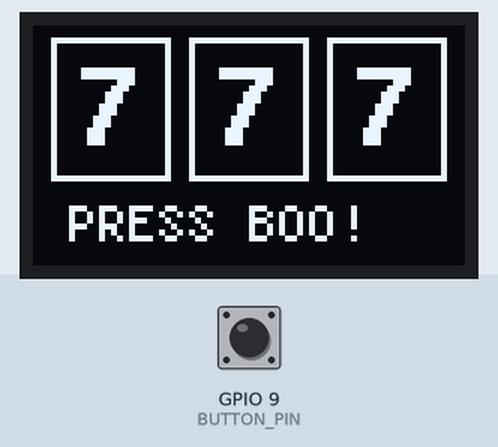
The sketch below on a simulated ESP32-C3. Parts: 72×40 one-colour display. Inputs (shaded band) come from the test bench; at power-on: GPIO 9 (BUTTON_PIN) HIGH. Random numbers use the default seed unless the sketch sets one.

Above: at 1.2 s.
1.3 s: GPIO 9 (BUTTON_PIN) pulled LOW for 0.15 s
At 4.6 s:
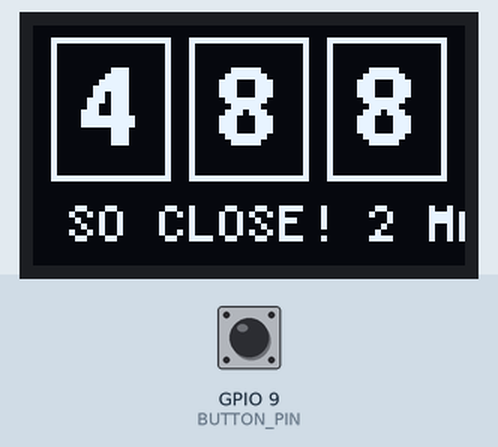
5.0 s: GPIO 9 (BUTTON_PIN) pulled LOW for 1 s
At 8.6 s:
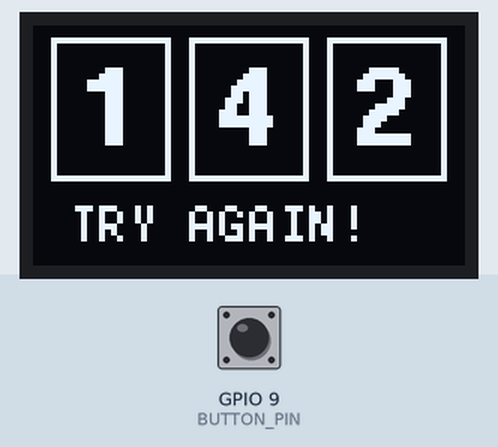
9.3 s: GPIO 9 (BUTTON_PIN) pulled LOW for 0.15 s
At 10.8 s:
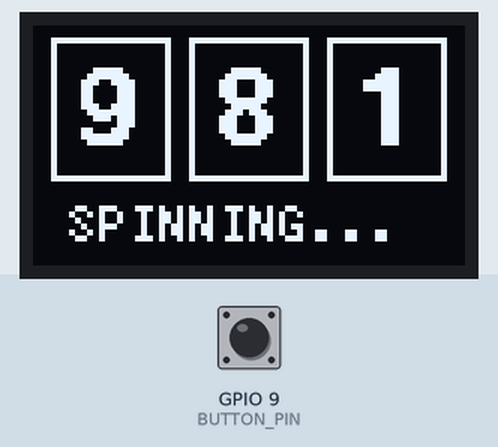
Timing chart, 0 to 12.3 s (numbered marks = the images above; inputs shaded):
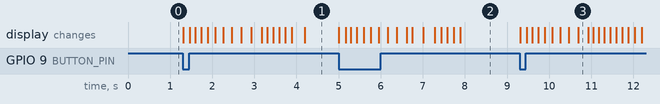

The sketch:

Slot_Machine.ino
```cpp
/*
 * ============================================================================
 * PROJECT: 02 - Mini Slot Machine
 * BOARD:   ESP32-C3 Super Mini (with built-in 72x40 SSD1306 OLED)
 * ============================================================================
 *
 * WHAT THIS PROGRAM DOES:
 * - Simulates a 3-reel casino slot machine with animated spinning.
 * - Press the "BOOT" button to spin the reels.
 * - Each reel stops one by one with authentic staggered deceleration.
 * - Detects matches: Jackpots (3-of-a-kind) trigger a flashing victory screen!
 *
 * HARDWARE CONNECTIONS (Pre-wired on board):
 * - Screen I2C Clock (SCL) -> GPIO 6
 * - Screen I2C Data (SDA)  -> GPIO 5
 * - Onboard BOOT Button    -> GPIO 9
 *
 * HOW TO FLASH:
 * 1. Select Board: "ESP32C3 Dev Module"
 * 2. Select your Port.
 * 3. Make sure "USB CDC On Boot" is set to "Enabled".
 * 4. Click the "Upload" arrow button in the Arduino IDE.
 * ============================================================================
 */

#include <Arduino.h>
#include <U8g2lib.h>
#include <Wire.h>

// Initialize 72x40 SSD1306: SCL = 6, SDA = 5
U8G2_SSD1306_72X40_ER_F_HW_I2C u8g2(U8G2_R0, /* reset=*/ U8X8_PIN_NONE, /* clock=*/ 6, /* data=*/ 5);

const int BUTTON_PIN = 9; // Onboard BOOT button

int reels[3] = {7, 7, 7}; // Default starting numbers

// Helper: draws the 3 reel boxes, numbers, and status text on screen
void drawReels(int r1, int r2, int r3, const char* footerMsg = "") {
  u8g2.clearBuffer();

  // Draw 3 boxes side-by-side (20px wide, 24px high)
  // Horizontal start positions: Reel 1 = 3, Reel 2 = 26, Reel 3 = 49
  int xPos[3] = {3, 26, 49};
  int vals[3] = {r1, r2, r3};

  u8g2.setFont(u8g2_font_helvB14_tr); // Large bold font for reel digits

  for (int i = 0; i < 3; i++) {
    // Draw reel border
    u8g2.drawFrame(xPos[i], 2, 20, 24);

    // Center the number inside the 20x24 box
    u8g2.setCursor(xPos[i] + 5, 20);
    u8g2.print(vals[i]);
  }

  // Draw bottom status message
  u8g2.setFont(u8g2_font_5x7_tf);
  u8g2.drawStr(6, 36, footerMsg);

  u8g2.sendBuffer();
}

// Staggered reel spinning animation:
// Reel 1 locks first, then Reel 2, then Reel 3
void spinAnimation() {
  int tempReels[3] = {reels[0], reels[1], reels[2]};

  for (int step = 0; step < 28; step++) {
    // Reel 1 spins until step 14
    if (step < 14) tempReels[0] = (esp_random() % 9) + 1;
    // Reel 2 spins until step 20
    if (step < 20) tempReels[1] = (esp_random() % 9) + 1;
    // Reel 3 spins until the very end
    tempReels[2] = (esp_random() % 9) + 1;

    drawReels(tempReels[0], tempReels[1], tempReels[2], "SPINNING...");
    delay(40 + (step * 4)); // Gradually slow down
  }

  // Save the final settled numbers
  reels[0] = tempReels[0];
  reels[1] = tempReels[1];
  reels[2] = tempReels[2];
}

void setup() {
  pinMode(BUTTON_PIN, INPUT_PULLUP);

  u8g2.begin();
  u8g2.setContrast(255);

  // Ready screen with lucky sevens
  drawReels(7, 7, 7, "PRESS BOO!");
}

void loop() {
  // Button press detected
  if (digitalRead(BUTTON_PIN) == LOW) {
    spinAnimation();

    // Check game outcome:
    if (reels[0] == reels[1] && reels[1] == reels[2]) {
      // 3 of a kind: JACKPOT flashing animation!
      for (int i = 0; i < 5; i++) {
        drawReels(reels[0], reels[1], reels[2], "*** JACKPOT! ***");
        delay(150);
        u8g2.clearBuffer();
        u8g2.sendBuffer();
        delay(100);
      }
      drawReels(reels[0], reels[1], reels[2], "YOU WON! :)");
    } else if (reels[0] == reels[1] || reels[1] == reels[2] || reels[0] == reels[2]) {
      // 2 of a kind
      drawReels(reels[0], reels[1], reels[2], "SO CLOSE! 2 MATCH");
    } else {
      // No match
      drawReels(reels[0], reels[1], reels[2], "TRY AGAIN!");
    }

    // Debounce: wait for button release
    while (digitalRead(BUTTON_PIN) == LOW) {
      delay(10);
    }
    delay(150);
  }
}
```

Measured:
- after the input at 1.3 s, the display: first changes at once (image 1 shows a later state)
- after the input at 5.0 s, the display: first changes at once (image 2 shows a later state)
- after the input at 9.3 s, the display: first changes at once (image 3 shows a later state)
